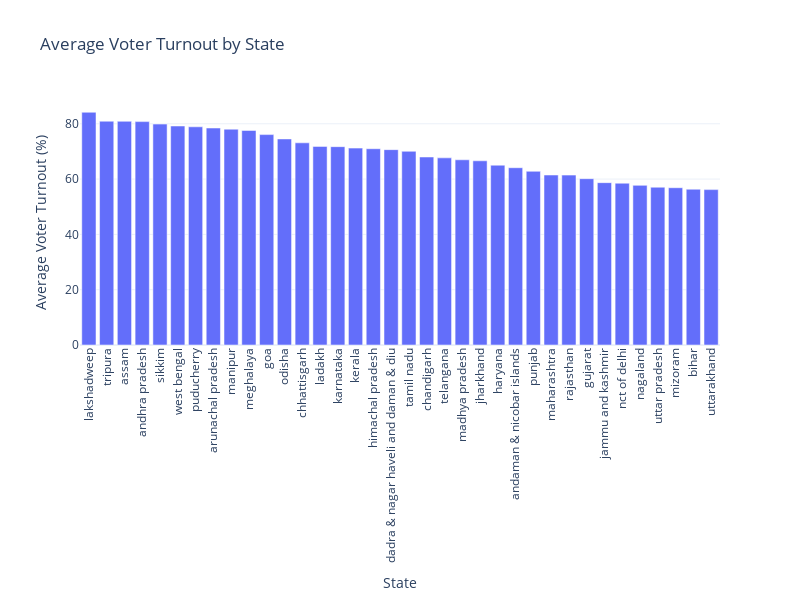

The code cell stored with this chart in its notebook:
### Code cell
# visualizing the total ad spend by state
fig = px.bar(avg_turnout_by_state, x = 'State', y = 'Polled (%)',
             labels = {'State': 'State', 'Polled (%)': 'Average Voter Turnout (%)'},
             title = 'Average Voter Turnout by State')
fig.update_layout(xaxis={'categoryorder': 'total descending'},
                  xaxis_tickangle=-90,
                  width=800,
                  height=600)

### Figure 1 — Plotly figure (JSON) as saved in the notebook; plotly's stock layout.template omitted (floating-point values rounded to 4 significant figures)
{"data": [{"hovertemplate": "State=%{x}<br>Average Voter Turnout (%)=%{y}<extra></extra>", "legendgroup": "", "marker": {"color": "#636efa", "pattern": {"shape": ""}}, "name": "", "orientation": "v", "showlegend": false, "textposition": "auto", "type": "bar", "x": ["andaman & nicobar islands", "andhra pradesh", "arunachal pradesh", "assam", "bihar", "chandigarh", "chhattisgarh", "dadra & nagar haveli and\ndaman & diu", "goa", "gujarat", "haryana", "himachal pradesh", "jammu and kashmir", "jharkhand", "karnataka", "kerala", "ladakh", "lakshadweep", "madhya pradesh", "maharashtra", "manipur", "meghalaya", "mizoram", "nagaland", "nct of delhi", "odisha", "puducherry", "punjab", "rajasthan", "sikkim", "tamil nadu", "telangana", "tripura", "uttar pradesh", "uttarakhand", "west bengal"], "xaxis": "x", "y": [64.1, 80.77, 78.45, 80.88, 56.33, 67.98, 73.11, 70.64, 76.08, 60.14, 65.02, 70.97, 58.7, 66.61, 71.71, 71.19, 71.82, 84.16, 66.97, 61.46, 78.03, 77.58, 56.87, 57.72, 58.5, 74.51, 78.9, 62.8, 61.43, 79.88, 70.04, 67.66, 80.92, 57.05, 56.18, 79.19], "yaxis": "y"}], "layout": {"barmode": "relative", "height": 600, "legend": {"tracegroupgap": 0}, "title": {"text": "Average Voter Turnout by State"}, "width": 800, "xaxis": {"anchor": "y", "categoryorder": "total descending", "domain": [0, 1], "tickangle": -90, "title": {"text": "State"}}, "yaxis": {"anchor": "x", "domain": [0, 1], "title": {"text": "Average Voter Turnout (%)"}}}}
